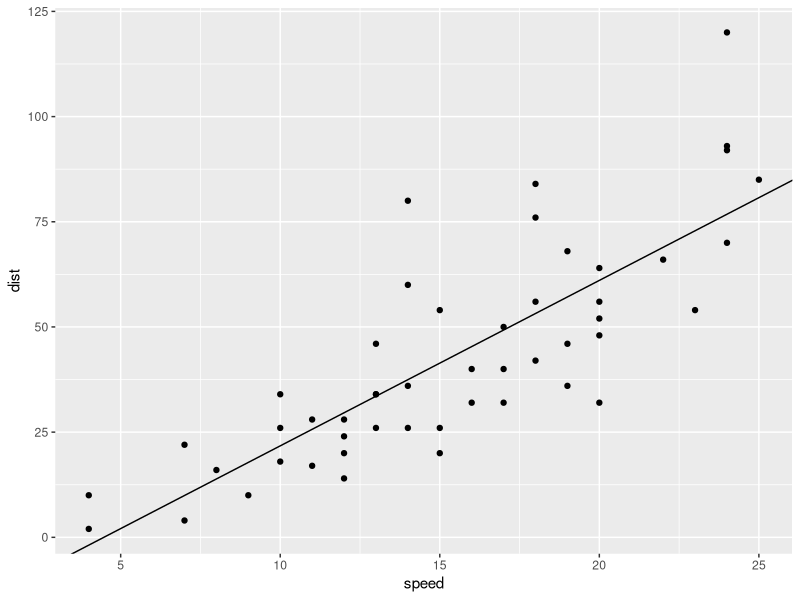
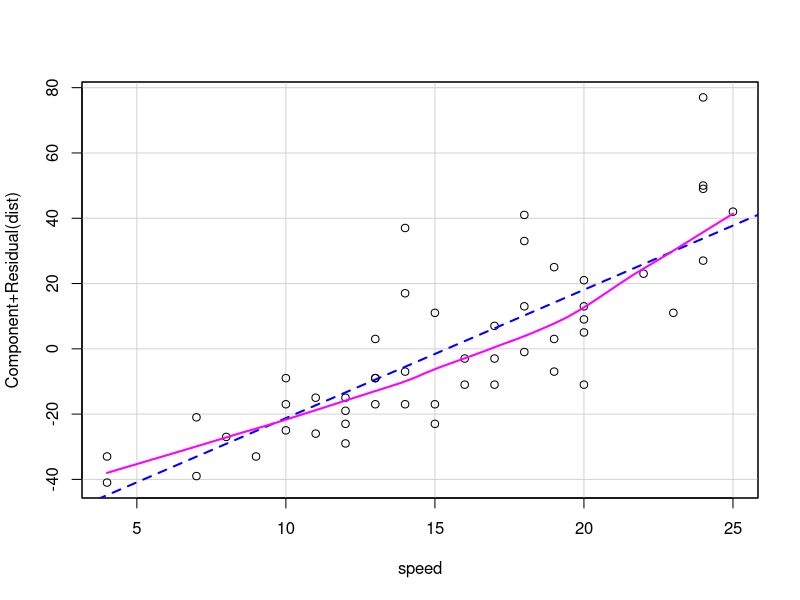
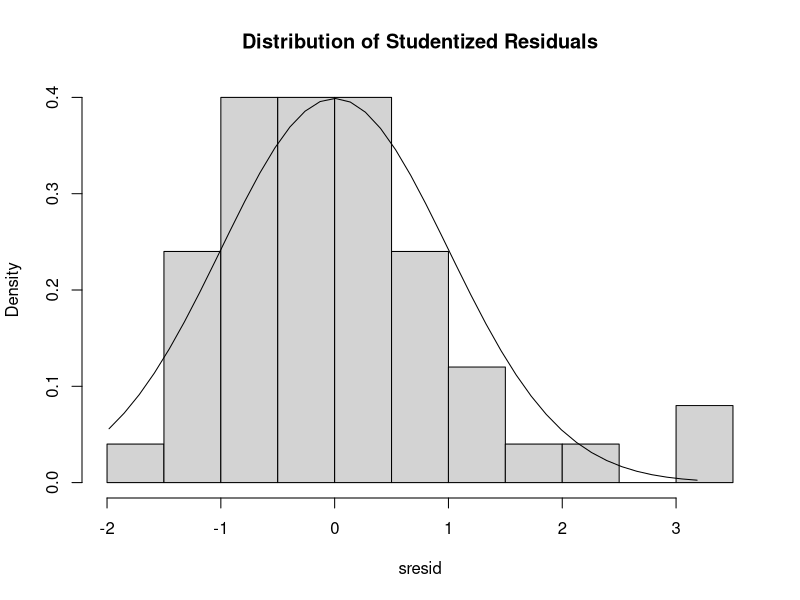
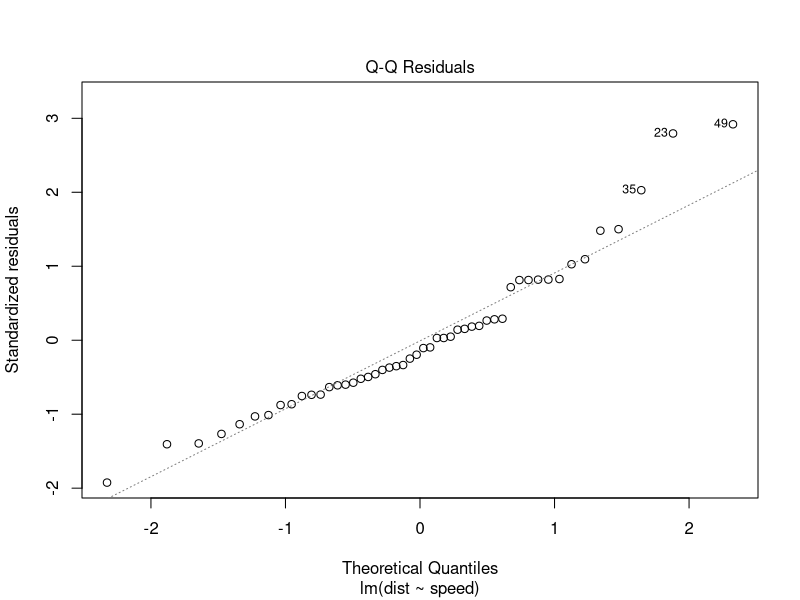
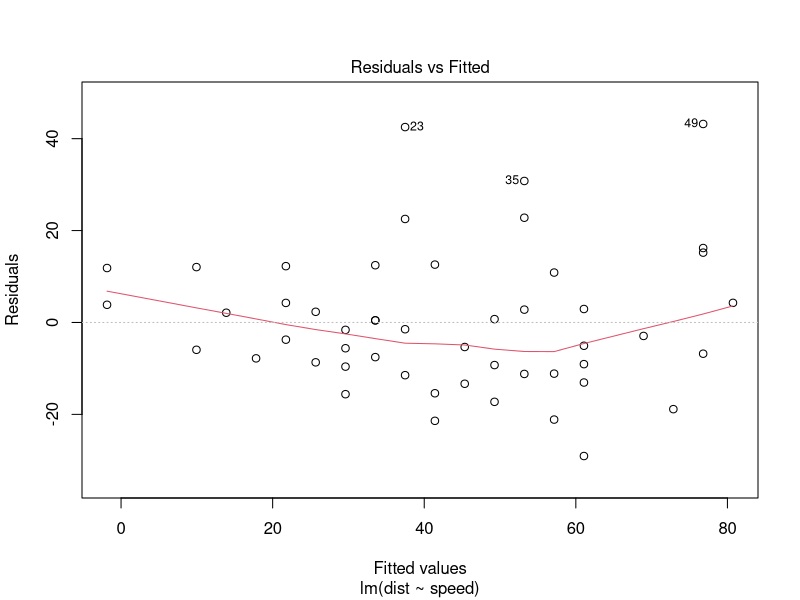

Source code (R) for these figures, in order: (Note: this script raises an error after producing the figures.)
## ---- chunk 1
knitr::opts_chunk$set(
                      warning = FALSE
                      ,error = FALSE
                      ,message = FALSE
                      ,tidy = TRUE
                      ,cache = TRUE
                      )
## ---- chunk 2
packages <- c("prettydoc", "dplyr", "ggplot2", "datasets", "gvlma", "MASS", "lmtest", "car")
installed_and_loaded <- function(pkg){
  #CODE SOURCE: https://gist.github.com/stevenworthington/3178163
  new.pkg <- pkg[!(pkg %in% installed.packages()[, "Package"])]
  if (length(new.pkg)) 
    install.packages(new.pkg, dependencies = TRUE)
  sapply(pkg, require, character.only = TRUE, quietly = TRUE, warn.conflicts = FALSE)
}
#excute function and display the loaded packages
data.frame(installed_and_loaded(packages))
## ---- chunk 3
cars_df <- cars
glimpse(cars_df)
## ---- chunk 4
cars_model <- lm(dist ~ speed, cars_df)
summary(cars_model)

intercept <- coef(cars_model)[1]
slope <- coef(cars_model)[2]
## ---- chunk 5
a <- ggplot(cars_model, aes(speed, dist))
a + geom_point() + geom_abline(slope = slope, intercept = intercept, show.legend=TRUE)
## ---- chunk 6
crPlots(cars_model)
## ---- chunk 7
sresid <- studres(cars_model) 
hist(sresid, freq=FALSE, breaks = 10,
     main="Distribution of Studentized Residuals")
xfit<-seq(min(sresid),max(sresid),length=40) 
yfit<-dnorm(xfit) 
lines(xfit, yfit)
## ---- chunk 8
plot(cars_model, which = 2)
## ---- chunk 9
plot(cars_model, which = 1)
ncvTest(cars_model) 
## ---- chunk 10
durbinWatsonTest(cars_model)
## ---- chunk 11
gvlma(cars_model)
plot(gvlma(cars_model))
